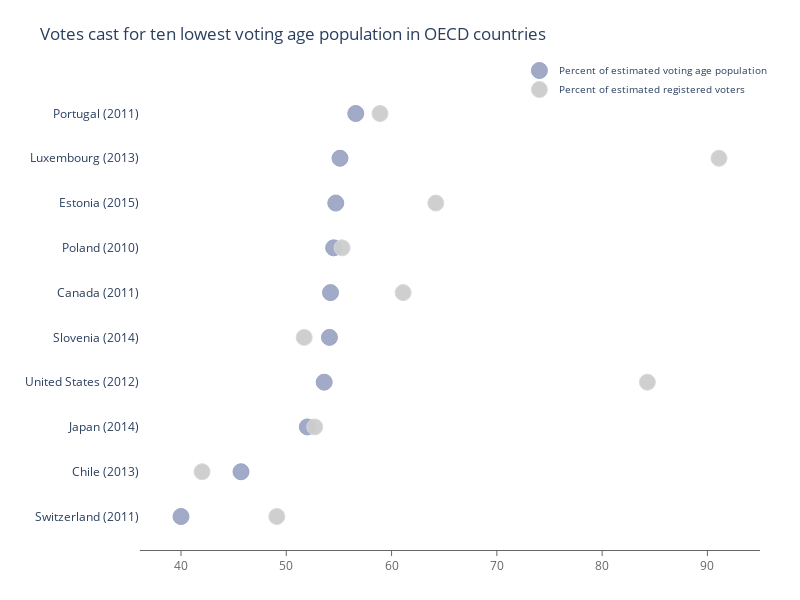

The notebook cell saved with this chart:
### Markdown cell above
<h4 id="Styled-Categorical-Dot-Plot">Styled Categorical Dot Plot<a class="anchor-link" href="#Styled-Categorical-Dot-Plot">¶</a></h4>

### Code cell
import plotly.graph_objects as go

country = ['Switzerland (2011)', 'Chile (2013)', 'Japan (2014)',
           'United States (2012)', 'Slovenia (2014)', 'Canada (2011)',
           'Poland (2010)', 'Estonia (2015)', 'Luxembourg (2013)', 'Portugal (2011)']
voting_pop = [40, 45.7, 52, 53.6, 54.1, 54.2, 54.5, 54.7, 55.1, 56.6]
reg_voters = [49.1, 42, 52.7, 84.3, 51.7, 61.1, 55.3, 64.2, 91.1, 58.9]

fig = go.Figure()

fig.add_trace(go.Scatter(
    x=voting_pop,
    y=country,
    name='Percent of estimated voting age population',
    marker=dict(
        color='rgba(156, 165, 196, 0.95)',
        line_color='rgba(156, 165, 196, 1.0)',
    )
))
fig.add_trace(go.Scatter(
    x=reg_voters, y=country,
    name='Percent of estimated registered voters',
    marker=dict(
        color='rgba(204, 204, 204, 0.95)',
        line_color='rgba(217, 217, 217, 1.0)'
    )
))

fig.update_traces(mode='markers', marker=dict(line_width=1, symbol='circle', size=16))

fig.update_layout(
    title="Votes cast for ten lowest voting age population in OECD countries",
    xaxis=dict(
        showgrid=False,
        showline=True,
        linecolor='rgb(102, 102, 102)',
        tickfont_color='rgb(102, 102, 102)',
        showticklabels=True,
        dtick=10,
        ticks='outside',
        tickcolor='rgb(102, 102, 102)',
    ),
    margin=dict(l=140, r=40, b=50, t=80),
    legend=dict(
        font_size=10,
        yanchor='middle',
        xanchor='right',
    ),
    width=800,
    height=600,
    paper_bgcolor='white',
    plot_bgcolor='white',
    hovermode='closest',
)
fig.show()

### Figure 1 — Plotly figure (JSON) as saved in the notebook; plotly's stock layout.template omitted (floating-point values rounded to 4 significant figures)
{"data": [{"marker": {"color": "rgba(156, 165, 196, 0.95)", "line": {"color": "rgba(156, 165, 196, 1.0)", "width": 1}, "size": 16, "symbol": "circle"}, "mode": "markers", "name": "Percent of estimated voting age population", "type": "scatter", "x": [40, 45.7, 52, 53.6, 54.1, 54.2, 54.5, 54.7, 55.1, 56.6], "y": ["Switzerland (2011)", "Chile (2013)", "Japan (2014)", "United States (2012)", "Slovenia (2014)", "Canada (2011)", "Poland (2010)", "Estonia (2015)", "Luxembourg (2013)", "Portugal (2011)"]}, {"marker": {"color": "rgba(204, 204, 204, 0.95)", "line": {"color": "rgba(217, 217, 217, 1.0)", "width": 1}, "size": 16, "symbol": "circle"}, "mode": "markers", "name": "Percent of estimated registered voters", "type": "scatter", "x": [49.1, 42, 52.7, 84.3, 51.7, 61.1, 55.3, 64.2, 91.1, 58.9], "y": ["Switzerland (2011)", "Chile (2013)", "Japan (2014)", "United States (2012)", "Slovenia (2014)", "Canada (2011)", "Poland (2010)", "Estonia (2015)", "Luxembourg (2013)", "Portugal (2011)"]}], "layout": {"height": 600, "hovermode": "closest", "legend": {"font": {"size": 10}, "xanchor": "right", "yanchor": "middle"}, "margin": {"b": 50, "l": 140, "r": 40, "t": 80}, "paper_bgcolor": "white", "plot_bgcolor": "white", "title": {"text": "Votes cast for ten lowest voting age population in OECD countries"}, "width": 800, "xaxis": {"dtick": 10, "linecolor": "rgb(102, 102, 102)", "showgrid": false, "showline": true, "showticklabels": true, "tickcolor": "rgb(102, 102, 102)", "tickfont": {"color": "rgb(102, 102, 102)"}, "ticks": "outside"}}}
